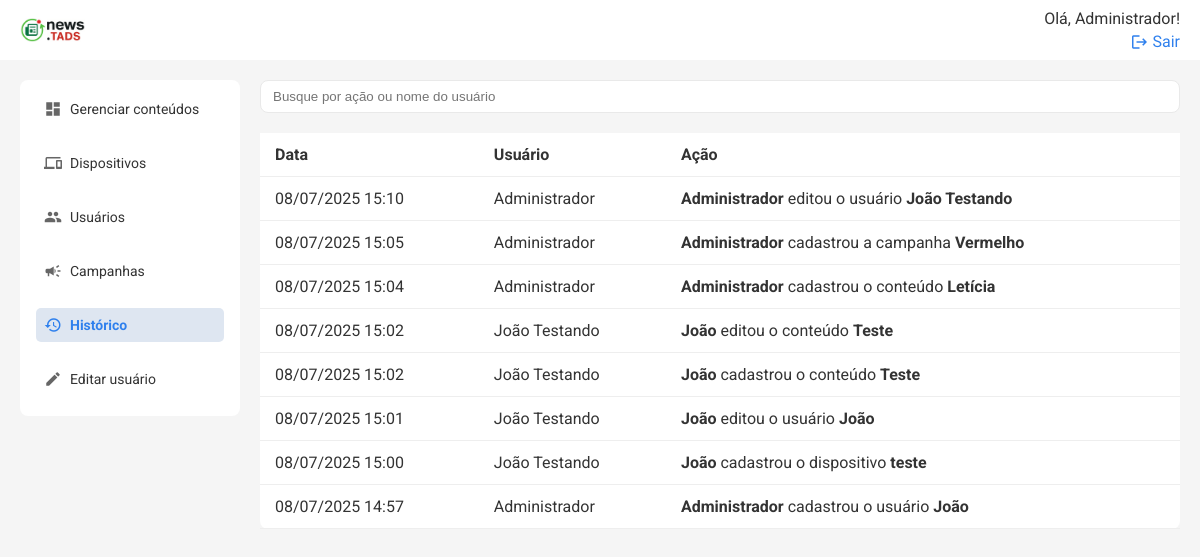
Page /historico (signed in) on the committed database.
### models.py (models this page shows, shortened)
class User(db.Model):
    id = db.Column(db.Integer, primary_key=True)
    name = db.Column(db.String(50), nullable=False)
    email = db.Column(db.String(120), nullable=False, unique=True)
    status = db.Column(db.String(10), nullable=False, default='Ativo')
    senha = db.Column(db.String(100), nullable=False)
    logs = db.relationship('Log', backref=db.backref('user'))
    is_admin = db.Column(db.Boolean, default=False)
    reset_token = db.Column(db.String(100), nullable=True)
    reset_token_expira_em = db.Column(db.DateTime, nullable=True)

class Historico(db.Model):
    id = db.Column(db.Integer, primary_key=True)
    acao = db.Column(db.String(255), nullable=False)
    data = db.Column(db.DateTime, default=datetime.utcnow)
    usuario_id = db.Column(db.Integer, db.ForeignKey('user.id'))
    usuario = db.relationship('User', backref='historicos')

### routes/historico.py (the view)
@historico_bp.route('/historico')
@login_required
@admin_required
def listar_historico():
    registros = Historico.query.order_by(Historico.data.desc()).all()
    for r in registros:
        r.data_local = para_fuso_local(r.data)
    return render_template('historico.html', historico=registros)

### timezone.py (called while the page is built)
def para_fuso_local(dt):
    if dt.tzinfo is None:
        from pytz import utc
        dt = utc.localize(dt)
    return dt.astimezone(FUSO_MS)

### templates/historico.html (shortened to what this page needs)
{% extends 'base.html' %} {% block title %}Histórico{% endblock %} {% block
content %}
<div class="search-cta">
    <input
        type="text"
        placeholder="Busque por ação ou nome do usuário"
        class="search"
        id="buscaHistorico"
    />
</div>
<div class="table-wrapper">
    <table class="table">
        <thead>
            <tr>
                <th>Data</th>
                <th>Usuário</th>
                <th>Ação</th>
            </tr>
        </thead>
        <tbody id="historicoTableBody">
            {% for item in historico %}
            <tr>
                <td>{{ item.data_local.strftime('%d/%m/%Y %H:%M') }}</td>
                <td>{{ item.usuario.name if item.usuario else 'Sistema' }}</td>
                <td>{{ item.acao|safe }}</td>
            </tr>
            {% endfor %}
        </tbody>
    </table>
</div>
{% endblock %}

### templates/base.html (shortened to what this page needs)
<!DOCTYPE html>
<html lang="pt-BR">
    <head>
        <link
            rel="stylesheet"
            href="{{ url_for('static', filename='css/styles.css') }}"
        />
    </head>
    <body>
        {% include 'topo.html' %}
        <div class="container">
            {% include 'menu.html' %}
            <main class="content">{% block content %}{% endblock %}</main>
        </div>
    </body>
</html>

### templates/topo.html (shortened to what this page needs)
<header class="topbar">
    <a href="{{ url_for('conteudos.listar_conteudos') }}" class="logo-topo">
        <img
            src="{{ url_for('static', filename='images/if_news.png') }}"
            alt="IFMS Logo"
            style="height: 24px; vertical-align: middle; margin-right: 8px"
        />
    </a>
    <div class="profile">
        {% if session['user_name'] %}
        <span>Olá, {{ session['user_name'] }}!</span>
        <a href="{{ url_for('auth.logout') }}">
            <span class="material-icons">logout</span>
            Sair
        </a>
        {% else %}
        <a href="{{ url_for('auth.login_usuario') }}">Entrar</a>
        {% endif %}
    </div>
</header>

### templates/menu.html
<aside class="sidebar">
    <nav>
        <a
            href="{{ url_for('conteudos.listar_conteudos') }}"
            class="{% if request.path == url_for('conteudos.listar_conteudos') %}active{% endif %}"
        >
            <span class="material-icons">dashboard</span>
            Gerenciar conteúdos
        </a>
        <a
            href="{{ url_for('telas.listar_dispositivos') }}"
            class="{% if request.path == url_for('telas.listar_dispositivos') %}active{% endif %}"
        >
            <span class="material-icons">devices</span>
            Dispositivos
        </a>
        {% if session.get('user_id') and session.get('is_admin') %}
        <a
            href="{{ url_for('users.listar_usuarios') }}"
            class="{% if request.path == url_for('users.listar_usuarios') %}active{% endif %}"
        >
            <span class="material-icons">people</span>
            Usuários
        </a>
        {% endif %}
        <a
            href="{{ url_for('campanhas.listar_campanhas') }}"
            class="{% if request.path == url_for('campanhas.listar_campanhas') %}active{% endif %}"
        >
            <span class="material-icons">campaign</span>
            Campanhas
        </a>
        {% if session.get('user_id') and session.get('is_admin') %}
        <a
            href="{{ url_for('historico.listar_historico') }}"
            class="{% if request.path == url_for('historico.listar_historico') %}active{% endif %}"
        >
            <span class="material-icons">history</span>
            Histórico
        </a>
        {% endif %}
        <a href="#" id="editProfileLink">
            <span class="material-icons">edit</span>
            Editar usuário
        </a>
    </nav>
</aside>

### static/css/styles.css (style rules this page uses)
* { box-sizing: border-box; }
body { margin: 0; font-family: 'Roboto', sans-serif; color: #333; background-color: #f5f5f5; }
.container { display: flex; height: 100vh; }
.sidebar { width: 220px; background: #ffffff; font-size: 14px; padding: 12px 16px 0 16px; box-sizing: border-box; margin: 80px 0 0 20px; border-radius: 8px; height: fit-content; }
.sidebar nav a { display: flex; align-items: center; gap: 8px; margin-bottom: 20px; text-decoration: none; color: #333; padding: 8px; border-radius: 5px; transition: background 0.3s; }
.sidebar nav a .material-icons { font-size: 20px; color: #666; }
.sidebar nav a.active .material-icons { color: #2f80ed; }
.sidebar nav a.active { background: #dee6f1; font-weight: bold; color: #2f80ed; }
.content { flex: 1; display: flex; flex-direction: column; padding: 20px; margin-top: 60px; box-sizing: border-box; overflow: hidden; height: calc(100vh - 60px); }
.table-wrapper { flex: 1; overflow-y: auto; }
.table thead th { position: sticky; top: 0; background: white; z-index: 1; }
.topbar { width: 100%; background: #ffffff; padding-inline: 20px; box-sizing: border-box; display: flex; justify-content: space-between; align-items: center; position: fixed; top: 0; left: 0; height: 60px; z-index: 100; }
.topbar .profile a { text-align: right; font-size: 16px; color: #2f80ed; text-decoration: none; display: flex; align-items: center; gap: 4px; }
.topbar .profile a .material-icons { font-size: 16px; }
.profile { display: flex; flex-direction: column; align-items: flex-end; gap: 4px; }
.search-cta { display: flex; gap: 12px; margin-bottom: 20px; }
.search { padding: 8px 12px; width: 100%; border: 1px solid #e9e9e9; border-radius: 8px; outline: none; }
.table { width: 100%; border-collapse: collapse; background: white; border-radius: 8px; }
.table th, .table td { padding: 12px 15px; border-bottom: 1px solid #eee; vertical-align: middle; }
.table th { text-align: left; }
.material-icons { font-size: 18px !important; vertical-align: middle; }

### rows in the picture
User: user_name "Administrador"
Historico: data_local "08/07/2025 15:10", usuario "Administrador", acao "Administrador editou o usuário João Testando"
Historico: data_local "08/07/2025 15:05", usuario "Administrador", acao "Administrador cadastrou a campanha Vermelho"
Historico: data_local "08/07/2025 15:04", usuario "Administrador", acao "Administrador cadastrou o conteúdo Letícia"
Historico: data_local "08/07/2025 15:02", usuario "João Testando", acao "João editou o conteúdo Teste"
Historico: data_local "08/07/2025 15:02", usuario "João Testando", acao "João cadastrou o conteúdo Teste"
Historico: data_local "08/07/2025 15:01", usuario "João Testando", acao "João editou o usuário João"
Historico: data_local "08/07/2025 15:00", usuario "João Testando", acao "João cadastrou o dispositivo teste"
Historico: data_local "08/07/2025 14:57", usuario "Administrador", acao "Administrador cadastrou o usuário João"
